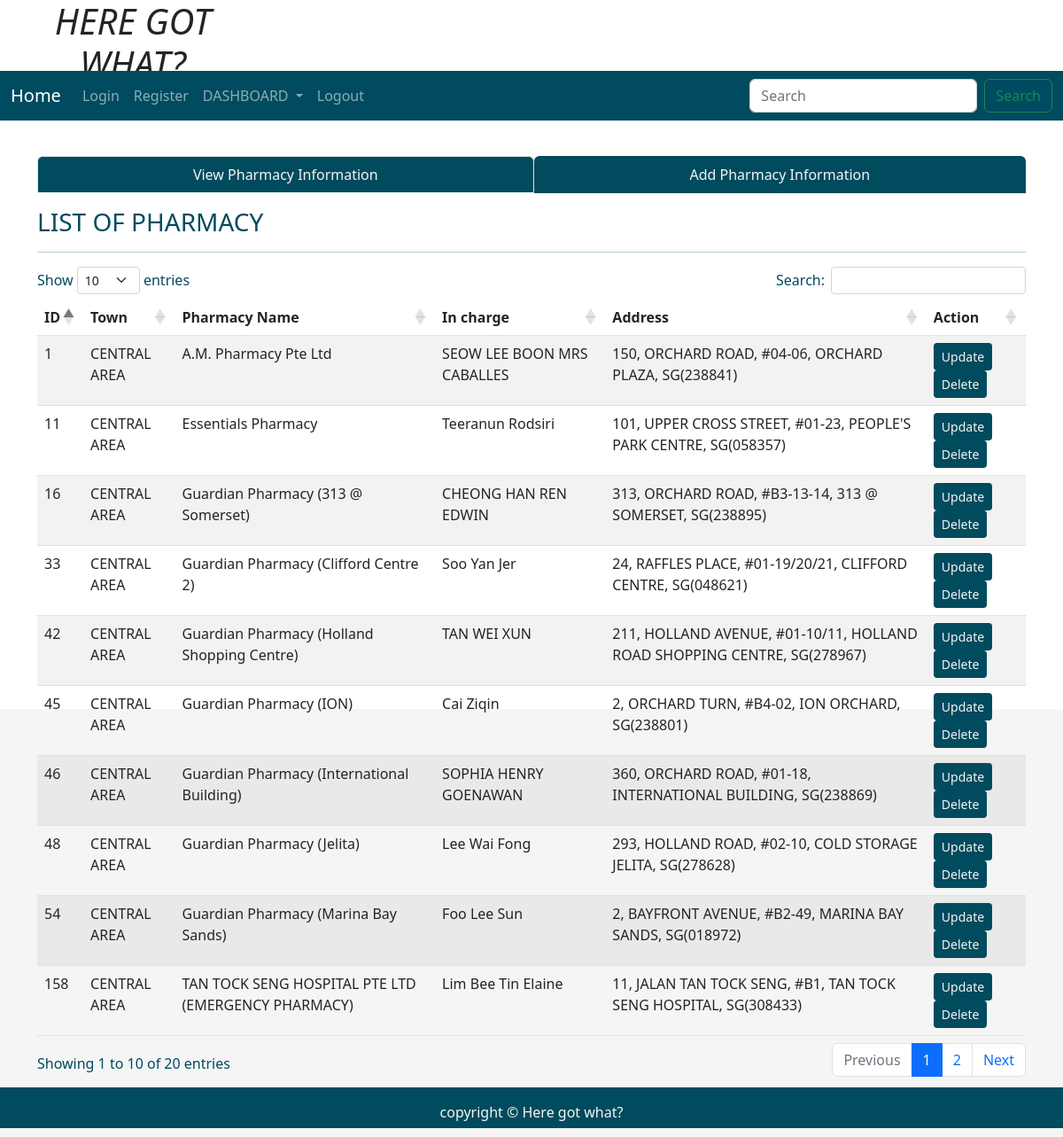
/singlepharm/CENTRAL AREA, run on the app's committed database.
### tables this page shows
CREATE TABLE "pharmacy" (
	"id"	INTEGER,
	"town"	TEXT,
	"pharmacy_name"	TEXT,
	"incharge"	TEXT,
	"address"	TEXT,
	PRIMARY KEY("id" AUTOINCREMENT)
);

### application.py (the view)
@application.route('/singlepharm/<string:town>')
def singlepharm(town):
    user = get_active_user()
    db = get_database()
    param =  '%'+town+'%'
    pharm_cur = db.execute('SELECT * from pharmacy where town like ?', [town])
    all_pharm_info = pharm_cur.fetchall()
    print(all_pharm_info)
    return render_template('singlepharmacy.html', user = user, all_pharm_info = all_pharm_info)

### application.py (called while the page is built)
@application.teardown_appcontext
def close_database(error):
    if hasattr(g, 'ICT2103Web_db'):
        g.ICT2103Web_db.close()

def get_active_user():
    user = None
    if 'user' in session:
        user = session['user']
        db = get_database()
        user_cur = db.execute('select * from users where name =?', [user])
        user = user_cur.fetchone()
    return user

### database.py (called while the page is built)
def connect_to_database():
    sql = sqlite3.connect('C:/ICT2103Web/ICT2103Web.db')
    sql.row_factory = sqlite3.Row
    return sql

def get_database():
    if not hasattr(g, 'ICT2103Web_db'):
        g.ICT2103Web_db = connect_to_database()
    return  g.ICT2103Web_db

### templates/singlepharmacy.html (shortened to what this page needs)
<!DOCTYPE html>
<html lang="en">
<head>
    <link rel="stylesheet" href="https://cdnjs.cloudflare.com/ajax/libs/font-awesome/4.7.0/css/font-awesome.min.css">
    <link href="https://cdn.jsdelivr.net/npm/bootstrap@5.1.3/dist/css/bootstrap.min.css" rel="stylesheet"
>
    <link rel="stylesheet" href="{{ url_for('static', filename='home.css')}}" type="text/css">
    <link rel="stylesheet" href="https://cdnjs.cloudflare.com/ajax/libs/twitter-bootstrap/5.2.0/css/bootstrap.min.css">
    <link rel="stylesheet" href="https://cdn.datatables.net/1.12.1/css/dataTables.bootstrap5.min.css">
</head>
<body>
    <div class="parent">
        <div class="child child1">
            <h1 class="text-center"><i>HERE GOT WHAT?</i></h1>
        </div>
        <div class="child child3 dropdown">
            <nav class="navbar navbar-expand-lg navbar-dark" style="background-color: #004b5f;">
                <div class="container-fluid">
                    <a class="navbar-brand" href="{{url_for('index')}}">Home</a>
                    <div class="collapse navbar-collapse" id="navbarSupportedContent">
                        <ul class="navbar-nav me-auto mb-2 mb-lg-0">
                            <li class="nav-item">
                                <a class="nav-link" aria-current="page" href="{{url_for('userLogin')}}">Login</a>
                            </li>
                            <li class="nav-item">
                                <a class="nav-link" href="{{url_for('userRegister')}}">Register</a>
                            </li>
                            <li class="nav-item dropdown">
                                <a class="nav-link dropdown-toggle" href="#" id="navbarDropdown" role="button"
                                    data-bs-toggle="dropdown" aria-expanded="false">
                                    DASHBOARD
                                </a>
                            </li>
                            <li class="nav-item">
                                <a class="nav-link" href="#">Logout</a>
                            </li>
                        </ul>
                        <form class="d-flex">
                            <input class="form-control me-2" type="search" placeholder="Search" aria-label="Search">
                            <button class="btn btn-outline-success" type="submit">Search</button>
                        </form>
                    </div>
                </div>
            </nav>
        </div>
        <div class="child child5" style="color:rgb(0, 75, 93);">
        </div>
        <div class="child child6  container" style="color:rgb(0, 75, 93);">
            <ul class="nav nav-tabs nav-fill mb-3 dropdown">
                <li class="nav-item">
                    <a class="nav-link active" aria-current="page" href="{{ url_for('schoolinfo')}}"
                        style=" background-color:rgb(0, 75, 93); color:whitesmoke;">View Pharmacy Information</a>
                </li>
                <li class="nav-item">
                    <a class="nav-link" href="{{ url_for('addnewschool')}}"
                        style=" background-color:rgb(0, 75, 93); color:whitesmoke;">Add Pharmacy Information</a>
                </li>
            </ul>
            <div class="table-responsive-lg caption-top">
                <caption>
                    <h3>LIST OF PHARMACY</h3>
                </caption>
                <hr>
                <table class="table table-striped " id="example">
                    <thead>
                        <tr>
                            <th scope="col">ID</th>
                            <th scope="col">Town</th>
                            <th scope="col">Pharmacy Name</th>
                            <th scope="col">In charge</th>
                            <th scope="col">Address</th>
                            <th scope="col">Action</th>
                        </tr>
                    </thead>
                    <tbody>
                        {% for pharmacy in all_pharm_info %}
                        <tr>
                            <td scope="row">{{ pharmacy['id'] }}</td>
                            <td scope="row">{{ pharmacy['town'] }}</td>
                            <td scope="row">{{ pharmacy['pharmacy_name'] }}</td>
                            <td scope="row">{{ pharmacy['incharge'] }}</td>
                            <td scope="row">{{ pharmacy['address'] }}</td>
                            <td><a class="btn btn-sm" style="background-color:rgb(0, 75, 93); color:whitesmoke;"
                                    href="{{url_for('fetchonepharmacy', id = pharmacy['id'])}}">Update</a>
                                <a class="btn btn-sm" style="background-color:rgb(0, 75, 93); color:whitesmoke;"
                                    href="{{url_for('singlepharm', town = pharmacy['town'])}}">Delete</a>
                            </td>
                        </tr>
                        {% endfor %}
                    </tbody>
                </table>
            </div>
        </div>
        <div class="child child7" style="background-color:rgb(0, 75, 93); color:whitesmoke;">
            <p class="p-3 text-center">copyright &copy Here got what?</p>
        </div>
    </div>
</body>
</html>

### static/home.css (style rules this page uses)
html, body { height: 100%; background-color:whitesmoke; color:rgb(0, 75, 93); }
.parent { height: 100%; display: grid; grid-template-columns: repeat(4, 1fr); grid-template-rows: 10% 5% 7% auto 7%; }
.child { margin-bottom: 10px; }
.child1 { grid-column: 1/2; grid-row: 1/2; }
.child3 { grid-column: 1/-1; grid-row: 2/3; }
.child5 { grid-column: 4/5; grid-row: 3/4; text-align: center; }
.child6 { grid-column: 1/-1; grid-row: 4/5; }
.child7 { grid-column: 1/-1; grid-row: 5/6; }

### data on the page
pharmacy: id "1", town "CENTRAL AREA", pharmacy_name "A.M. Pharmacy Pte Ltd", incharge "SEOW LEE BOON MRS CABALLES", address "150, ORCHARD ROAD, #04-06, ORCHARD PLAZA, SG(238841)"
pharmacy: id "11", town "CENTRAL AREA", pharmacy_name "Essentials Pharmacy", incharge "Teeranun Rodsiri", address "101, UPPER CROSS STREET, #01-23, PEOPLE'S PARK CENTRE, SG(058357)"
pharmacy: id "16", town "CENTRAL AREA", pharmacy_name "Guardian Pharmacy (313 @ Somerset)", incharge "CHEONG HAN REN EDWIN", address "313, ORCHARD ROAD, #B3-13-14, 313 @ SOMERSET, SG(238895)"
pharmacy: id "33", town "CENTRAL AREA", pharmacy_name "Guardian Pharmacy (Clifford Centre 2)", incharge "Soo Yan Jer", address "24, RAFFLES PLACE, #01-19/20/21, CLIFFORD CENTRE, SG(048621)"
pharmacy: id "42", town "CENTRAL AREA", pharmacy_name "Guardian Pharmacy (Holland Shopping Centre)", incharge "TAN WEI XUN", address "211, HOLLAND AVENUE, #01-10/11, HOLLAND ROAD SHOPPING CENTRE, SG(278967)"
pharmacy: id "45", town "CENTRAL AREA", pharmacy_name "Guardian Pharmacy (ION)", incharge "Cai Ziqin", address "2, ORCHARD TURN, #B4-02, ION ORCHARD, SG(238801)"
pharmacy: id "46", town "CENTRAL AREA", pharmacy_name "Guardian Pharmacy (International Building)", incharge "SOPHIA HENRY GOENAWAN", address "360, ORCHARD ROAD, #01-18, INTERNATIONAL BUILDING, SG(238869)"
pharmacy: id "48", town "CENTRAL AREA", pharmacy_name "Guardian Pharmacy (Jelita)", incharge "Lee Wai Fong", address "293, HOLLAND ROAD, #02-10, COLD STORAGE JELITA, SG(278628)"
pharmacy: id "54", town "CENTRAL AREA", pharmacy_name "Guardian Pharmacy (Marina Bay Sands)", incharge "Foo Lee Sun", address "2, BAYFRONT AVENUE, #B2-49, MARINA BAY SANDS, SG(018972)"
pharmacy: id "158", town "CENTRAL AREA", pharmacy_name "TAN TOCK SENG HOSPITAL PTE LTD (EMERGENCY PHARMACY)", incharge "Lim Bee Tin Elaine", address "11, JALAN TAN TOCK SENG, #B1, TAN TOCK SENG HOSPITAL, SG(308433)"
